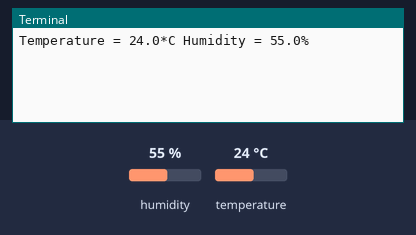
The program below on a simulated Raspberry Pi (BCM pin numbers). Parts: the last lines printed to the terminal. The test bench sets the inputs (shaded band); at power-on: humidity 55 %, temperature 24 °C.

Above: at 1.2 s.
1.3 s: humidity set to 22 %
At 6.8 s:
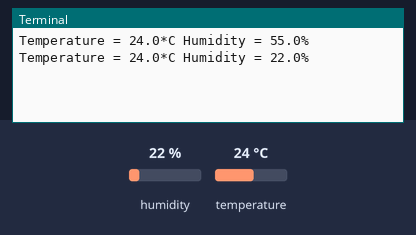
7.7 s: temperature set to 12 °C
At 11.9 s:
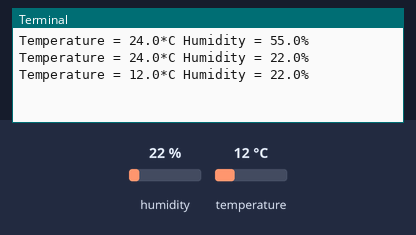
14.1 s: humidity set to 40 %
At 18.2 s:
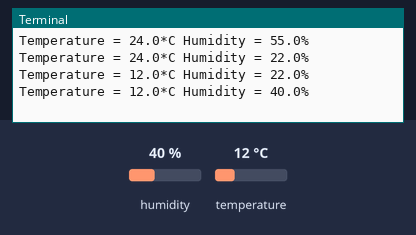
Timing chart, 0 to 19.7 s (numbered marks = the images above; inputs shaded):
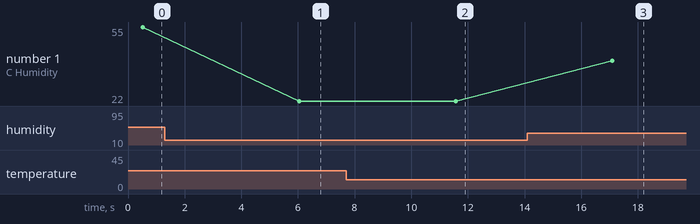

Measured:
- after the input at 1.3 s, the terminal: prints a new line after 4.8 s (image 1)
- after the input at 7.7 s, the terminal: prints a new line after 3.9 s (image 2)
- after the input at 14.1 s, the terminal: prints a new line after 3.0 s (image 3)
- plotted number 1: 55 → 22 after the input at 1.3 s, 22 → 40 after the input at 14.1 s

The program:

01_dht11_humidity_sensor.py
```python
import Adafruit_DHT
import time
while True:
    humidity, temperature = Adafruit_DHT.read_retry(Adafruit_DHT.DHT11, 21)
    if humidity is not None and temperature is not None:
        humidity = round(humidity, 2)
        temperature = round(temperature, 2)
        print "Temperature = {0:0.1f}*C Humidity = {1:0.1f}%".format(temperature, humidity)
    else :
        print "Can't read sensor"
    time.sleep(5)
```
